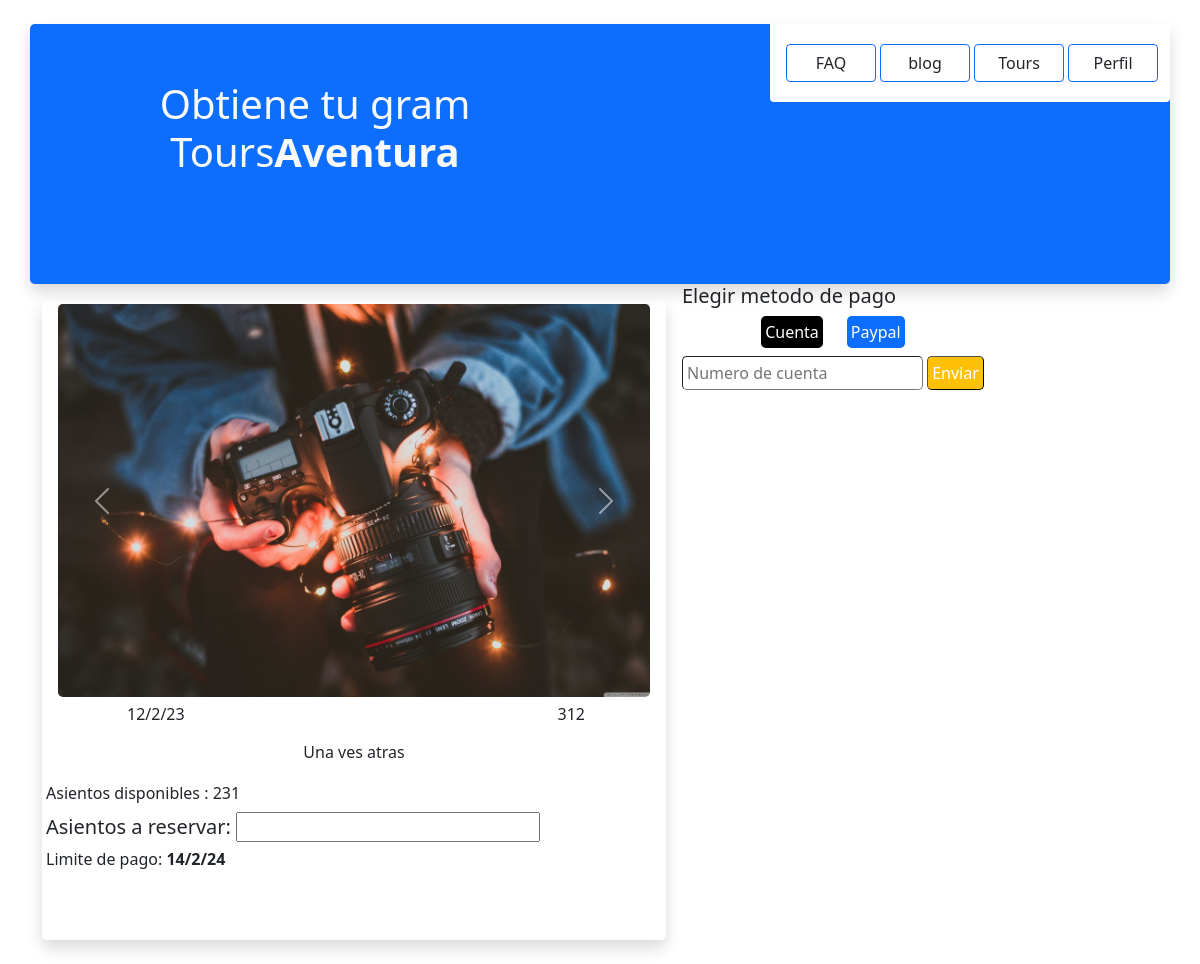
/23/get_tours/ (signed in), run on the app's committed database.
### app/models.py (models this page shows, shortened)
class Box_tours(models.Model):
      name_tour = models.CharField(max_length=100)
      code_paquet = models.CharField(max_length=100, blank=True)
      value_cu= models.CharField(max_length=100, blank=True)
      price = models.CharField(max_length=10)
      description = models.CharField(max_length=500)
      dia = models.CharField(max_length=100, default=False)
      limites = models.CharField(max_length=100, blank=True)
      photo = models.ImageField(upload_to="", blank=True, null=True)
      photo1_s = models.ImageField(upload_to="", blank=True, null=True)
      photo2_s = models.ImageField(upload_to="", blank=True, null=True)
      photo3_s = models.ImageField(upload_to='', blank=True, null=True)
      photo4_s =models.ImageField(upload_to='', blank=True, null=True)
      buy_getting = models.IntegerField(default=0, blank=True)
      reserved_getting = models.IntegerField(default=0, blank=True)
      asientos = models.IntegerField(default=0, blank=True)

### app/views.py (the view, shortened to what this page needs)
# urls.py: path('<int:paquete>/get_tours/', get_tours, name='get_tours'),
@login_required
def get_tours(request, paquete):
    box_tours = Box_tours.objects.filter(id=paquete)
    user_get_paquet = User.objects.get(id=request.user.id)
    tours = Box_tours.objects.filter(id=paquete)
    save = User.objects.get(id=request.user.id)
    print('no for')
    return render(request, 'app/get_tours.html',  {'box_tours': box_tours})

### app/templates/app/get_tours.html (shortened to what this page needs)
{% load static %}
<!doctype html>
<html lang="en">
  <head>
    <link href="https://cdn.jsdelivr.net/npm/bootstrap@5.1.3/dist/css/bootstrap.min.css" rel="stylesheet">
  </head>
  <body>
      <header class='shadow mt-4 bg-primary rounded-3 position-relative d-flex text-light  container mt-1' style=' height: 260px   ' >
        <div class="start-0  rounded-3 position-absolute   w-50 text-center  top-30"
        style='height: 130px; width: 100px; ' >
          <h1 class='mt-2 p-5  text text'>Obtiene tu gram Tours<strong>Aventura</strong></h1>
        </div>
        <div class=' position-absolute  end-0 d-block rounded-bottom  bg-white justify-content-center    text-center'
        style='width: 25rem; height: 78px;' >
          <ul class=' container w-100  m-1 d-flex'>
              <a class=' me-1 w-25 btn-outline-primary  bg-white btn mt-3  text-dark' href='#'>
              FAQ
              </a>
              <a class=' me-1 w-25 btn-outline-primary bg-white btn mt-3  text-dark' href='{% url 'app:blog' %}'>
                blog
                </a>
              <a class='me-1  w-25 btn-outline-primary bg-white btn mt-3  text-dark' href='{% url 'app:tours' %}'>
                Tours
                </a>
              <a class=' me-1 w-25  bg-white btn mt-3 btn-outline-primary text-dark ' href='{% url 'app:perfil' %}'>
                Perfil
                </a>
          </ul>
        </div>
      </header>
      <main class='container d-flex mb-3'>
        {% for tour in box_tours %}
        <div class='rounded-3 shadow mb-2  p-1 bg-white me-3 mt-3' style='width: 39rem; height: 40rem;' >
          <div class='w-100 container text-center'>
            <div id="carouselExampleControls" class="carousel slide"  data-bs-ride="carousel">
              <div class="carousel-inner " >
                <div class="carousel-item active">
                  <img src="{{tour.photo.url}}" class="d-block w-100  rounded-3" alt="...">
                </div>
              </div>
              <button class="carousel-control-prev" type="button" data-bs-target="#carouselExampleControls" data-bs-slide="prev">
                <span class="carousel-control-prev-icon" aria-hidden="true"></span>
              </button>
              <button class="carousel-control-next" type="button" data-bs-target="#carouselExampleControls" data-bs-slide="next">
                <span class="carousel-control-next-icon" aria-hidden="true"></span>
              </button>
            </div>
            </div>
            <div>
              <div class=' w-75 mt-1 container d-flex flex-wrap position-relative p-1 bg-white rounded-3'>
                <h6>{{ tour.dia }}</h6>
                <h6 class='position-absolute end-0 n  '  >{{ tour.price }}</h6>
              </div>
              <p class='p-1 text-center'>{{ tour.description }}</p>
            </div>
<form action="" method="post">
  <h6>Asientos disponibles  : {{tour.asientos}}</h6>
  <h5>Asientos a reservar: <input type="number" required name="asientos" id=""></h5>
</form>
            <h6>Limite de pago: <strong>{{tour.limites}}</strong></h6>
      </div>
      {% endfor %}
      <section class='' id='choice_pay'>
        <h5>Elegir metodo de pago</h5>
        <div class='container d-flex justify-content-center'>
          <input class='rounded-3 text-white  bg-black border-0 p-1 me-4' type="button"  value="Cuenta">
          <input class='rounded-3 text-white  bg-primary border-0 p-1' type="button" value="Paypal">
        </div>
          <div class='  mt-2'>
            <form action="" method="post">
                <input type="text" name="cuenta" placeholder='Numero de cuenta' class='rounded-3 border-1 p-1' id="">
                <input type="submit" value="Enviar" class='p-1 rounded-3 border-1 bg-warning text-white'>
          </form>
          </div>
      </section>
      </main>
  </body>
</html>

### data on the page
Box_tours: photo (picture), dia "12/2/23", price "312", description "Una ves atras", asientos "231", limites "14/2/24"
